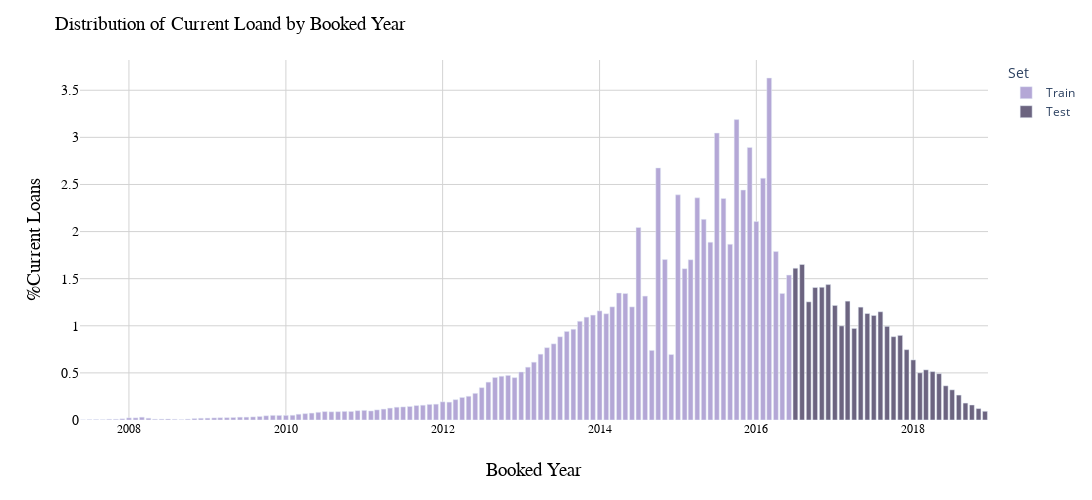

The notebook cell saved with this chart:
### Code cell
df_group = df_target.groupby(['d_vintage','Set']).agg({'id':'count'}).reset_index()

df_group['pct_target_pop'] = (df_group['id'] / df_target.shape[0]) * 100

utils_plot.plot_chart(
    df= df_group, 
    chart_type="bar",
    x_col="d_vintage",
    y_col="pct_target_pop",
    text_col="",
    color_sequence= [  '#b4a7d6',  '#6c6480'],
    text_as_percentage=True,
    group_col="Set",
    color ='Set',
    text_position="top center",
    x_label='Booked Year',
    y_label='%Current Loans',
    title="Distribution of Current Loand by Booked Year",
    width=1200,
    height=500, 
)
